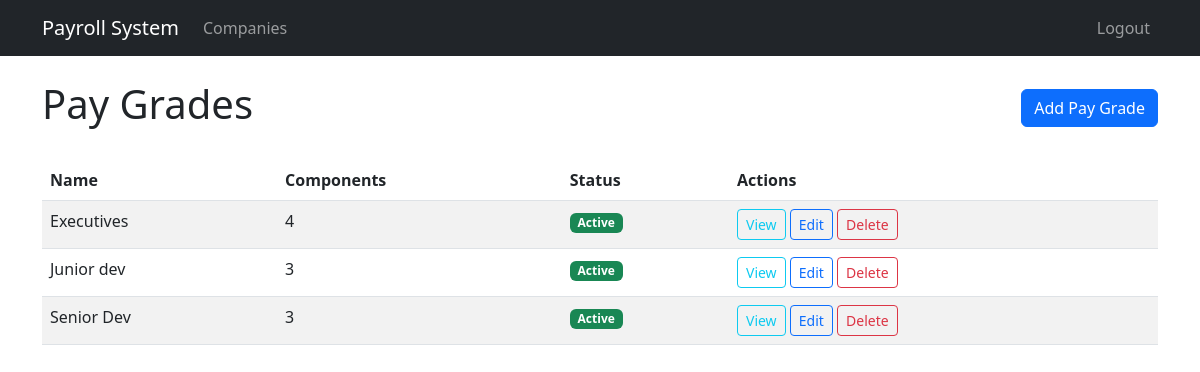
Page /salary/paygrades/ (signed in) on the earlier database version.
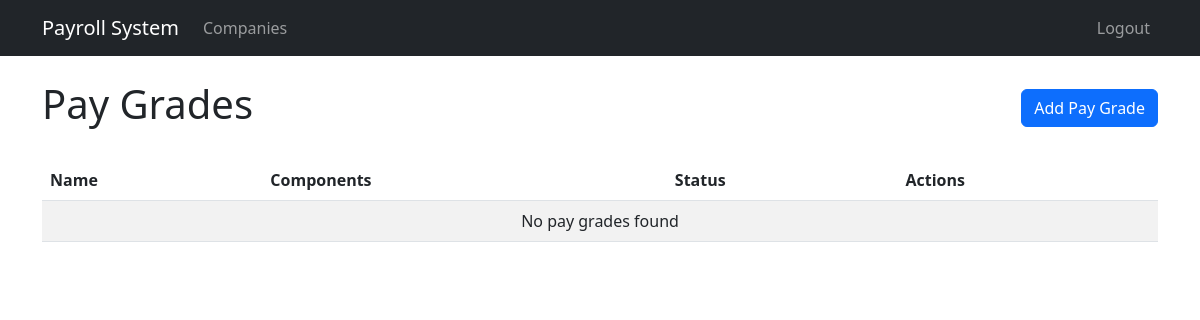
Same page on the later database version.
### salary/models.py (models this page shows, shortened)
class PayGrade(TimeStampedModel):
    name = models.CharField(max_length=100, unique=True)
    is_active = models.BooleanField(default=True)

### salary/views.py (the view)
# urls.py: path('paygrades/', views.PayGradeListView.as_view(), name='paygrade_list'),
class PayGradeListView(LoginRequiredMixin, ListView):
    model = PayGrade
    template_name = 'salary/paygrade_list.html'
    context_object_name = 'paygrades'
    paginate_by = 10
    def get_queryset(self):
        return PayGrade.objects.order_by('name')

### salary/templates/salary/paygrade_list.html (shortened to what this page needs)
{% extends 'base.html' %}
{% block content %}
<div class="d-flex justify-content-between align-items-center mb-4">
    <h1>Pay Grades</h1>
    <a href="{% url 'paygrade_create' %}" class="btn btn-primary">Add Pay Grade</a>
</div>
<div class="table-responsive">
    <table class="table table-striped table-hover">
        <thead>
            <tr>
                <th>Name</th>
                <th>Components</th>
                <th>Status</th>
                <th>Actions</th>
            </tr>
        </thead>
        <tbody>
            {% for paygrade in paygrades %}
            <tr>
                <td>{{ paygrade.name }}</td>
                <td>{{ paygrade.paygradecomponent_set.count }}</td>
                <td>
                    {% if paygrade.is_active %}
                    <span class="badge bg-success">Active</span>
                    {% else %}
                    <span class="badge bg-secondary">Inactive</span>
                    {% endif %}
                </td>
                <td>
                    <a href="{% url 'paygrade_detail' paygrade.pk %}" class="btn btn-sm btn-outline-info">View</a>
                    <a href="{% url 'paygrade_update' paygrade.pk %}" class="btn btn-sm btn-outline-primary">Edit</a>
                    <a href="{% url 'paygrade_delete' paygrade.pk %}" class="btn btn-sm btn-outline-danger">Delete</a>
                </td>
            </tr>
            {% empty %}
            <tr>
                <td colspan="4" class="text-center">No pay grades found</td>
            </tr>
            {% endfor %}
        </tbody>
    </table>
</div>
{% endblock %}

Differences in the rows shown:
removed PayGrade: name "Executives", paygradecomponent_set.count "4", is_active "Active"
removed PayGrade: name "Junior dev", paygradecomponent_set.count "3", is_active "Active"
removed PayGrade: name "Senior Dev", paygradecomponent_set.count "3", is_active "Active"
Other differences:
text now shown: "No pay grades found"
